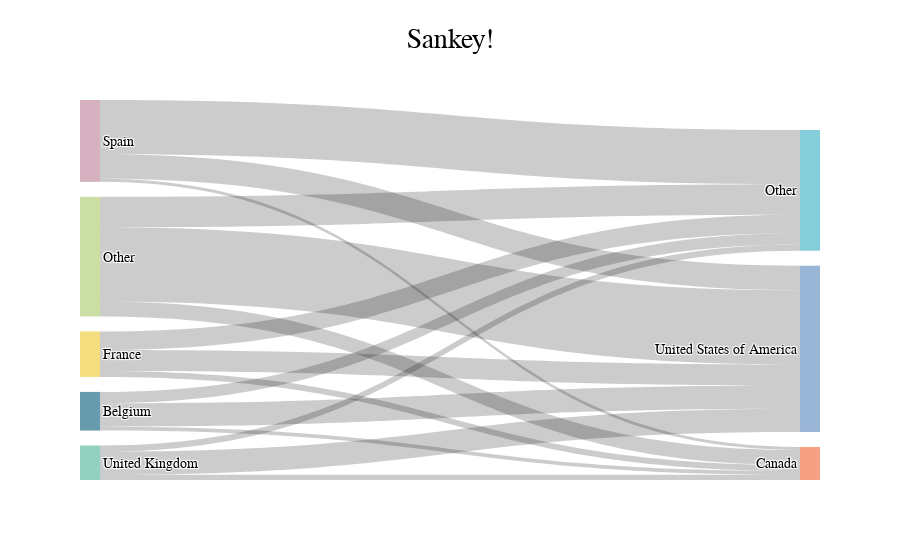

Write notebook code for a chart like this one.
### Code cell
sfig = ees.sankey(client, table_name, reference_table_name, 
                                                source_geo_level, target_geo_level, 
                                                source_values, target_values, 
                                                source_resolution=source_resolution, target_resolution=target_resolution,
                                                date_range=date_range, cutoff=cutoff, domestic=domestic, title='Sankey!')
sfig

### Figure 1 — Plotly figure (JSON) as saved in the notebook; plotly's stock layout.template omitted (floating-point values rounded to 4 significant figures)
{"data": [{"link": {"source": [7, 7, 7, 4, 6, 4, 3, 4, 6, 3, 6, 3, 0, 0, 0], "target": [1, 5, 2, 1, 5, 5, 5, 2, 1, 2, 2, 1, 1, 5, 2], "value": [0.09478, 0.2319, 0.04697, 0.05782, 0.07664, 0.06579, 0.07223, 0.01848, 0.1697, 0.01611, 0.009495, 0.01933, 0.03561, 0.07291, 0.01221]}, "node": {"label": ["Belgium", "Other", "Canada", "United Kingdom", "France", "United States of America", "Spain", "Other"], "line": {"color": "black", "width": 0}, "pad": 15, "thickness": 20}, "type": "sankey", "valueformat": ".1%"}], "layout": {"autosize": true, "title": {"text": "Sankey!"}}}
